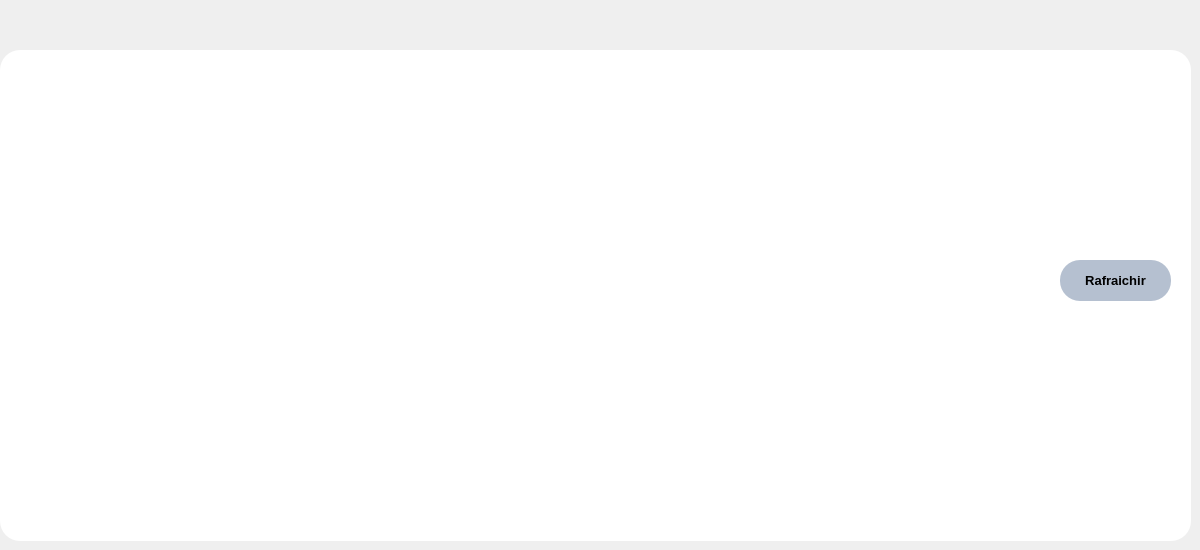
   <widget class="QWidget" name="tab_5">
    <attribute name="title">
     <string>Statistiques</string>
    </attribute>
    <widget class="QGroupBox" name="groupBox_6">
     <property name="geometry">
      <rect>
       <x>0</x>
       <y>50</y>
       <width>1191</width>
       <height>491</height>
      </rect>
     </property>
     <property name="styleSheet">
      <string notr="true">background-image:url();
background-color :  white; 
border-radius : 20px ;</string>
     </property>
     <property name="title">
      <string/>
     </property>
     <widget class="QFrame" name="frame">
      <property name="geometry">
       <rect>
        <x>580</x>
        <y>30</y>
        <width>461</width>
        <height>441</height>
       </rect>
      </property>
      <property name="frameShape">
       <enum>QFrame::StyledPanel</enum>
      </property>
      <property name="frameShadow">
       <enum>QFrame::Raised</enum>
      </property>
     </widget>
     <widget class="QFrame" name="frame_2">
      <property name="geometry">
       <rect>
        <x>70</x>
        <y>30</y>
        <width>491</width>
        <height>441</height>
       </rect>
      </property>
      <property name="frameShape">
       <enum>QFrame::StyledPanel</enum>
      </property>
      <property name="frameShadow">
       <enum>QFrame::Raised</enum>
      </property>
     </widget>
     <widget class="QPushButton" name="raf">
      <property name="geometry">
       <rect>
        <x>1060</x>
        <y>210</y>
        <width>111</width>
        <height>41</height>
       </rect>
      </property>
      <property name="cursor">
       <cursorShape>PointingHandCursor</cursorShape>
      </property>
      <property name="styleSheet">
       <string notr="true">QPushButton{
background:none;
    font-family: Arial, sans-serif; 
    font-weight: bold; 
    font-size: 13px; 
border : none ; 
border-radius : 0 px ;
color : black ; 
padding:2px;
background-color:  #B5C0D0;
border-radius: 20px;


}
QPushButton:hover{
background-color:  #E3E4F2;
border:none ; 
border-radius: 20px;

 
}
</string>
      </property>
      <property name="text">
       <string>Rafraichir</string>
      </property>
     </widget>
    </widget>
   </widget>
